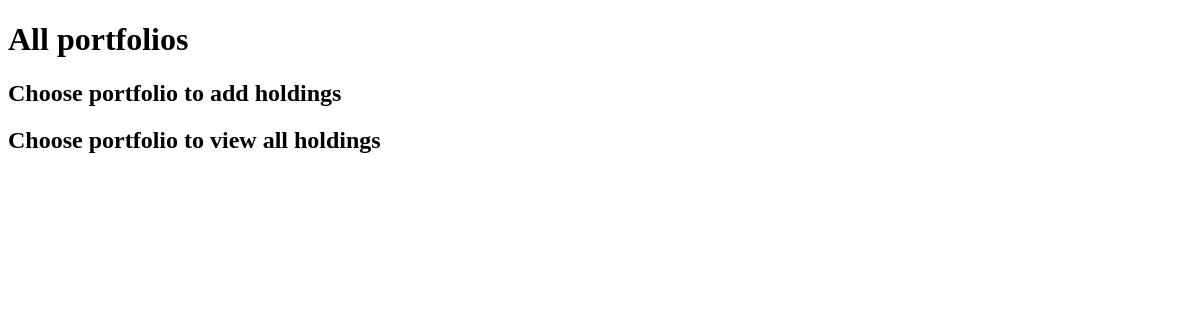
/portfolioX/list_portfolio, run on an earlier commit of the app's database.
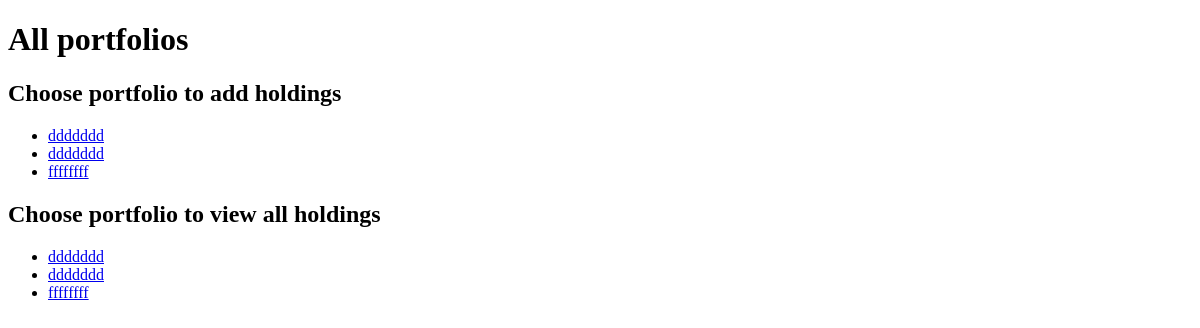
And on a later commit of the database.
### portfolioX/models.py (models this page shows, shortened)
class Portfolio(models.Model):
	portfolio_name = models.CharField(max_length = 255)
	user = models.ForeignKey(User)

### portfolioX/views.py (the view)
class ListViewPortfolio(View):
	template_name = 'portfolioX/list_portfolio.html'
	def get(self, request):
		portfolio_list = Portfolio.objects.all()
		context = {'portfolio_list': portfolio_list}
		return render(request, self.template_name, context)

### portfolioX/templates/portfolioX/list_portfolio.html
<!DOCTYPE html>
<html>
	<head><title>All portfolios</title></head>
	<body>
		<div>
			<h1> All portfolios</h1>
				<div>
					<h2> Choose portfolio to add holdings</h2>
						<ul>{% for portfolio in portfolio_list %}
						<li><a href='add_holding/{{portfolio.id}}'>{{portfolio.portfolio_name}}</a></li>
						{% endfor%}
					</ul>
			</div>
			<div>
					<h2> Choose portfolio to view all holdings</h2>
						<ul>{% for portfolio in portfolio_list %}
						<li><a href='all_holding/{{portfolio.id}}'>{{portfolio.portfolio_name}}</a></li>
						{% endfor%}
					</ul>
			</div>
	</body>
</html>

What changed in the data, as far as the page shows it:
added Portfolio: portfolio_name "ddddddd"
added Portfolio: portfolio_name "ddddddd"
added Portfolio: portfolio_name "ffffffff"
